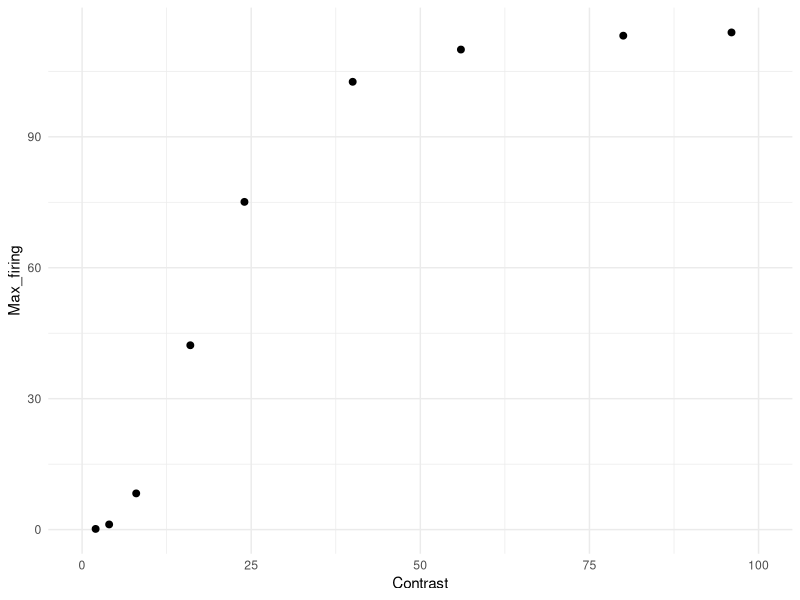
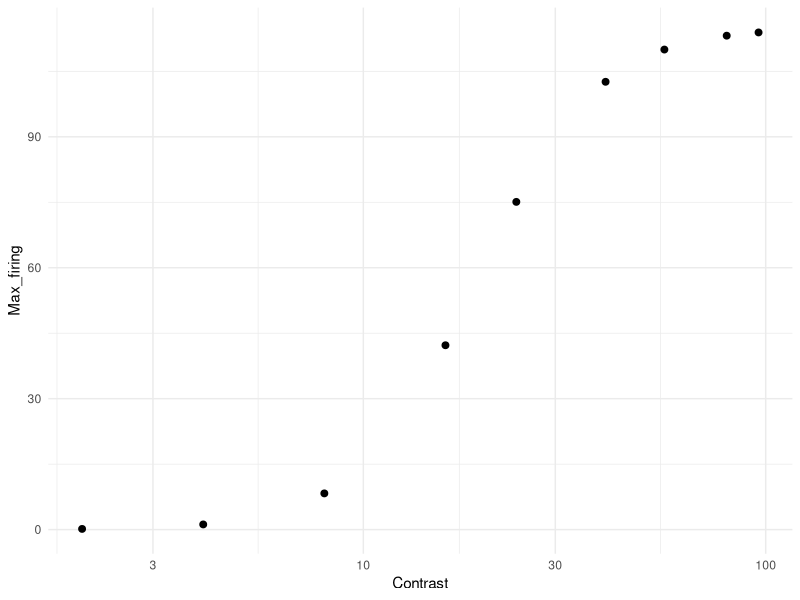

These charts were generated, in order, by the following R code: (Note: this script raises an error after producing the figures.)
# Simulation based on Albrecht & Hamilton (1982, Fig. 4)

library(tidyverse)
library(doParallel)
library(foreach)

Contrast <- c(2, 4, 8, 16, 24, 40, 56, 80, 96)
Rmax <- 115
C50 <- 19.3
n   <-  2.9

Max_firing <- Rmax * Contrast^n / (Contrast^n + C50^n)
df_ah <- data.frame(Contrast, Max_firing)

g1 <- ggplot(df_ah, aes(x = Contrast, y = Max_firing)) +
  geom_point(size = 2) +
  coord_cartesian(xlim = c(0, 100)) +
  theme_minimal()
g1            

g2 <- ggplot(df_ah, aes(x = Contrast, y = Max_firing)) +
  geom_point(size = 2) +
  scale_x_log10() +
  theme_minimal()
g2 

### Simulation ###
cl <- makeCluster(parallel::detectCores() - 1)
registerDoParallel(cl)

n_neurons <- 180                                               # Number of neurons in the population
orientations <- seq(1, 180, by = 1)                            # Possible orientations (0 to 359 degrees)
preferred_orientations <-  seq(1, 180, length.out = n_neurons) # Preferred orientation of each neuron
max_firing_seq <- df_ah$Max_firing                             # Maximum firing rate of each neuron
contrast <-       df_ah$Contrast
tuning_width    <- 20                                          # Tuning width (standard deviation) of each neuron's response curve
n_trials <- 10000

all_results <- list()

for (max_firing_rate in max_firing_seq) {
  
  cat("Running max firing rate =", max_firing_rate, "\n")
  
  tuning_curves <- matrix(0, nrow = n_neurons, ncol = length(orientations))
  
  for (i in 1:n_neurons) {
    tuning_curves[i, ] <- max_firing_rate * exp(
      -0.5 * (
        pmin(abs(orientations - preferred_orientations[i]),
             180 - abs(orientations - preferred_orientations[i]))^2
      ) / tuning_width^2
    )
  }
  
  # ---- 90 ----
  responses_90 <- foreach(
    i = 1:n_trials,
    .combine = rbind,
    .packages = "stats"
  ) %dopar% {
    
    input_90 <- rnorm(n_trials, 90, 0)
    idx <- round(input_90[i]) + 1
    idx <- pmin(pmax(idx, 1), 180)
    
    mu <- tuning_curves[, idx]
    mu[mu == 0] <- 1e-8
    
    resp <- rnbinom(n_neurons, size = 1000000, mu = mu)
    
    cbind(resp,
          neuron = seq_len(n_neurons),
          stim = 90,
          trial = i,
          maxFR = max_firing_rate)
  }
  
  # ---- 91 ----
  responses_91 <- foreach(
    i = 1:n_trials,
    .combine = rbind,
    .packages = "stats"
  ) %dopar% {
    
    input_91 <- rnorm(n_trials, 91, 0)
    idx <- round(input_91[i]) + 1
    idx <- pmin(pmax(idx, 1), 180)
    
    mu <- tuning_curves[, idx]
    mu[mu == 0] <- 1e-8
    
    resp <- rnbinom(n_neurons, size = 1000000, mu = mu)
    
    cbind(resp,
          neuron = seq_len(n_neurons),
          stim = 91,
          trial = i,
          maxFR = max_firing_rate)
  }
  
  df_tmp <- as.data.frame(rbind(responses_90, responses_91))
  colnames(df_tmp) <- c("Spikes", "Neuron", "Stimulus", "Trial", "Contrast")
  
  all_results[[as.character(max_firing_rate)]] <- df_tmp
}

df <- do.call(rbind, all_results)
df$Contrast <- contrast[match(df$Contrast, max_firing_seq)]

### Visualization ###
df %>%
  group_by(Stimulus, Contrast, Trial) %>%
  summarise(Sum_spikes = sum(Spikes), .groups = "drop") -> df_sum

g3 <- ggplot(df_sum, aes(x = Sum_spikes, color = factor(Contrast))) +
  geom_density(alpha = 0.2, linewidth = 1) +
  theme_classic() +
  labs(
    x = "Sum of spikes",
    y = "Density",
    color = "Max firing rate",
    fill =  "Max firing rate"
  )
g3

df_sum %>%
  group_by(Contrast) %>%
  summarise(Mean_sum_spikes = mean(Sum_spikes),
            SD_sum_spikes = sd(Sum_spikes), .groups = "drop") -> df_summary

df_summary %>%
  ggplot(aes(x = Contrast, y = Mean_sum_spikes)) +
  geom_point(size = 2) +
  coord_cartesian(xlim = c(0, 100)) +
  theme_minimal() -> g4
g4

df_summary %>%
  ggplot(aes(x = Contrast, y = Mean_sum_spikes)) +
  geom_point(size = 2) +
  scale_x_log10() +
  scale_y_log10() +
  theme_minimal() -> g5
g5

df_summary %>%
  ggplot(aes(x = Contrast, y = SD_sum_spikes)) +
  geom_point(size = 2) +
  coord_cartesian(xlim = c(0, 100)) +
  theme_minimal() -> g6
g6

df_summary %>%
  ggplot(aes(x = Contrast, y = SD_sum_spikes)) +
  geom_point(size = 2) +
  scale_x_log10() +
  theme_minimal() -> g7
g7

df %>%
  filter(Neuron %in% c(90, 91)) %>%
  pivot_wider(names_from = Neuron, values_from = Spikes) %>%
  ggplot(aes(x = `90`, y = `91`, color = factor(Stimulus))) +
  geom_point(size = 2, alpha = 0.2) +
  labs(x = "Neuron 90", y = "Neuron 91") +
  coord_cartesian(xlim = c(0, 100), ylim = c(0, 100)) +
  theme_minimal() +
  facet_wrap(. ~ Contrast) -> g8
# g8

# sanity check for fano factor 
df %>%
  group_by(Contrast, Stimulus, Neuron) %>%
  summarise(
    mean_spikes = mean(Spikes),
    var_spikes  = var(Spikes),
    fano = var_spikes / mean_spikes,
    .groups = "drop"
  ) %>%
  filter(mean_spikes > 0) %>%
  group_by(Contrast, Stimulus) %>%
  summarise(
    mean_mean_spikes = mean(mean_spikes, na.rm = TRUE),
    mean_var_spikes = mean(var_spikes),
    mean_fano = mean(fano, na.rm = TRUE), # average across neurons
    sd_fano   = sd(fano, na.rm = TRUE),   # sd across neurons
    .groups = "drop")

### Linear Fisher information ###
df_wide <- df %>%
  pivot_wider(
    id_cols = c(Trial, Contrast, Stimulus),
    names_from = Neuron,
    values_from = Spikes)

df_wide$Stimulus_bin <- ifelse(df_wide$Stimulus == 90, 1, 0)

compute_lfi <- function(data, lambda = 1e-6) {
  
  neurons <- grep("^[0-9]+$", colnames(data), value = TRUE)  
  
  data0 <- data[data$Stimulus_bin == 0, neurons]
  data1 <- data[data$Stimulus_bin == 1, neurons]
  
  mu0 <- colMeans(data0)
  mu1 <- colMeans(data1)
  
  df <- mu1 - mu0
  
  Sigma0 <- cov(data0)
  Sigma1 <- cov(data1)
  Sigma  <- (Sigma0 + Sigma1) / 2
  
  p <- length(neurons)              # 逆行列を安定化させる処理 (ニューロン間の相関を少し弱める)
  Sigma <- Sigma + lambda * diag(p) # Ridge正則化, Tikhonov regularization (小さい固有値を持ち上げる)
  
  I <- as.numeric(t(df) %*% solve(Sigma) %*% df) # LFI
  I_per_neuron <- I / p
  
  return(I_per_neuron)
}

maxFR_values <- sort(unique(df_wide$Contrast))

lfi_results <- data.frame(
  Contrast = numeric(),
  LFI_per_neuron = numeric()
)

for (maxFR in maxFR_values) {
  df_sub <- df_wide[df_wide$Contrast == maxFR, ]
  lfi_value <- compute_lfi(df_sub)
  lfi_results <- rbind(lfi_results,
                       data.frame(Contrast = maxFR,
                                  LFI_per_neuron = lfi_value))
}

lfi_results$Contrast <- contrast
print(lfi_results)

lfi_results %>%
  ggplot(aes(x = Contrast, y = LFI_per_neuron)) +
  geom_point(size = 2) +
  coord_cartesian(xlim = c(0, 100)) +
  theme_minimal() -> g9
g9

### Decoding with logistic regression ###
run_logistic_cv_parallel <- function(data, k = 5, ncores = detectCores() - 1) {
  
  predictors <- grep("^[0-9]+$", colnames(data), value = TRUE)  
  n <- nrow(data)
  
  set.seed(123)
  folds <- sample(rep(1:k, length.out = n))
  
  cl <- makeCluster(ncores)
  registerDoParallel(cl)
  
  acc <- foreach(i = 1:k, .combine = c) %dopar% {
    
    train <- data[folds != i, ]
    test  <- data[folds == i, ]
    
    model <- glm(
      Stimulus_bin ~ .,
      data = train[, c("Stimulus_bin", predictors)],
      family = binomial
    )
    
    prob <- predict(model, newdata = test, type = "response")
    pred <- ifelse(prob > 0.5, 1, 0)
    
    mean(pred == test$Stimulus_bin)
  }
  
  stopCluster(cl)
  
  mean(acc)
}

decoding_results <- data.frame(
  Contrast = numeric(),
  Decoding_accuracy = numeric()
)

for (maxFR in maxFR_values) {
  df_sub <- df_wide[df_wide$Contrast == maxFR, ]
  accuracy <- run_logistic_cv_parallel(df_sub, k = 5, ncores = detectCores() - 1)
  decoding_results <- rbind(decoding_results,
                            data.frame(Contrast = maxFR,
                                       Decoding_accuracy = accuracy))
}

decoding_results <- mutate(decoding_results, D_prime = qnorm(Decoding_accuracy) - qnorm(1 - Decoding_accuracy),
                           Contrast = contrast)
decoding_results

decoding_results %>%
  ggplot(aes(x = Contrast, y = D_prime)) +
  geom_point(size = 2) +
  coord_cartesian(xlim = c(0, 100)) +
  theme_minimal() -> g10
g10

decoding_results %>%
  ggplot(aes(x = Contrast, y = D_prime)) +
  geom_point(size = 2) +
  scale_x_log10() +
  theme_minimal() -> g11
g11

g <- cowplot::plot_grid(g1, g2, g10, g11, g4, g5, nrow = 3)
ggsave("fig_4.png", g, width = 4, height = 5.6, dpi = 300)
